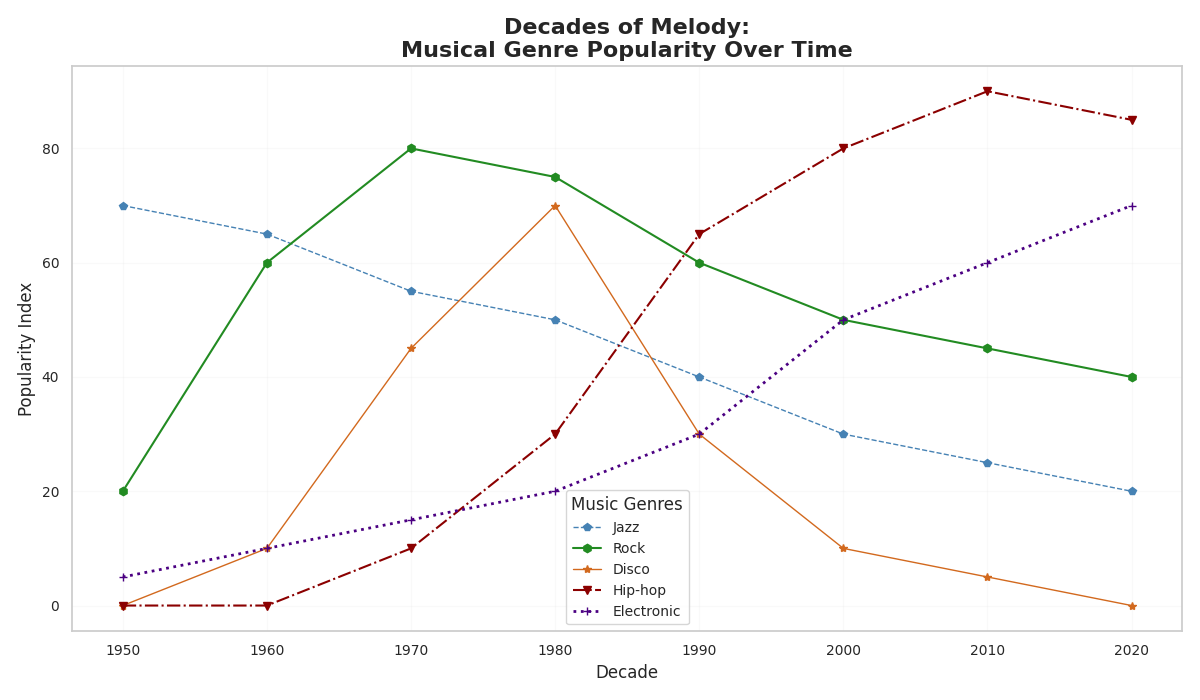

Generate this figure with Python:
import matplotlib.pyplot as plt
import numpy as np

decades = np.arange(1950, 2030, 10)
jazz_popularity = [70, 65, 55, 50, 40, 30, 25, 20]
rock_popularity = [20, 60, 80, 75, 60, 50, 45, 40]
disco_popularity = [0, 10, 45, 70, 30, 10, 5, 0]
hiphop_popularity = [0, 0, 10, 30, 65, 80, 90, 85]
electronic_popularity = [5, 10, 15, 20, 30, 50, 60, 70]

fig, ax = plt.subplots(figsize=(12, 7))

# Line & Marker alterations
ax.plot(decades, jazz_popularity, label='Jazz', color='steelblue', marker='p', linewidth=1, linestyle='--')
ax.plot(decades, rock_popularity, label='Rock', color='forestgreen', marker='h', linewidth=1.5, linestyle='-')
ax.plot(decades, disco_popularity, label='Disco', color='chocolate', marker='*', linewidth=1, linestyle='-')
ax.plot(decades, hiphop_popularity, label='Hip-hop', color='darkred', marker='v', linewidth=1.5, linestyle='-.')
ax.plot(decades, electronic_popularity, label='Electronic', color='indigo', marker='+', linewidth=2, linestyle=':')

# Labels and title
ax.set_xlabel('Decade', fontsize=12)
ax.set_ylabel('Popularity Index', fontsize=12)
ax.set_title('Decades of Melody:\nMusical Genre Popularity Over Time', fontsize=16, fontweight='bold')

# Grid and legend alterations
ax.grid(True, linestyle='-', alpha=0.1)
ax.legend(loc='lower center', title='Music Genres', fontsize=10, title_fontsize='12')

plt.xticks(decades, fontsize=10)
plt.yticks(fontsize=10)
plt.tight_layout()
plt.show()
